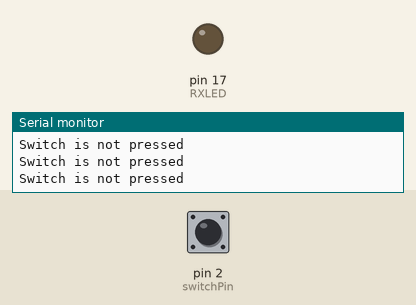
This sketch was run on a simulated Arduino Leonardo, built with avr-gcc and run on an emulated ATmega32U4. Shown: output pins drawn as LEDs (lit = HIGH), the last lines printed to the serial monitor. The test bench sets the inputs (shaded band); at power-on: pin 2 (switchPin) HIGH. USB keyboard and mouse output is not drawn.

Above: at 1.2 s.
1.3 s: pin 2 (switchPin) pulled LOW for 3.2 s
At 4.7 s:
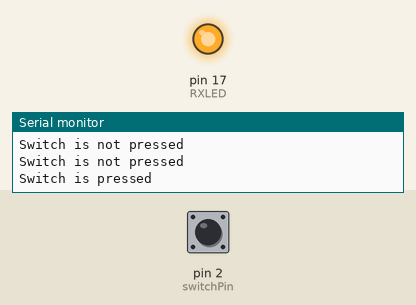
Timing chart, 0 to 6.4 s (numbered marks = the images above; inputs shaded):
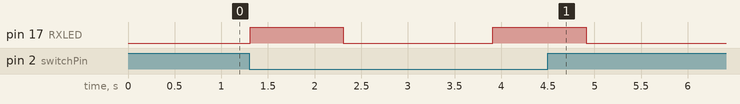

The sketch:

redbutton.ino
```cpp
#include <Keyboard.h>

const int switchPin = 2; // Define the pin connected to the switch
int switchState = 0;
int RXLED = 17;  // The RX LED has a defined Arduino pin

int counter = 0;

bool ctrlPressed = false;

void setup() {

  Serial.begin(9600); //This pipes to the serial monitor
  Serial.println("Initialize Serial Monitor");

  // Initialize keyboard emulation
  Keyboard.begin();

  pinMode(switchPin, INPUT_PULLUP); // Use internal pull-up resistor
  pinMode(RXLED, OUTPUT);  // Set RX LED as an output
}

void loop() {
  switchState = digitalRead(switchPin); // Read the state of the switch
  if (switchState == LOW) {
      digitalWrite(RXLED, HIGH);   // set the RX LED ON
      delay(1000);              // wait for a second
      digitalWrite(RXLED, LOW);
      Serial.println("Switch is pressed");
      performShortcuts();
  } else {
      Serial.println("Switch is not pressed");
  }
  delay(100); // Small delay for debouncing
}

// Function to emulate the shortcut actions
void performShortcuts() {
  counter++;
  if (counter == 5) {
    showCats();
    counter = 0;
  } else{
  // Focus on the address bar (Ctrl + L)
    Keyboard.press(KEY_LEFT_CTRL);
    Keyboard.press('l');
    delay(100);
    Keyboard.releaseAll();

    // Copy address bar content (Ctrl + C)
    Keyboard.press(KEY_LEFT_CTRL);
    Keyboard.press('c');
    delay(100);
    Keyboard.releaseAll();

    // Switch to the first tab (Alt + 1)
    Keyboard.press(KEY_LEFT_ALT);
    Keyboard.press(KEY_TAB);
    delay(100);
    Keyboard.releaseAll();

    delay(1000);
    // Paste content (Ctrl + V)
    Keyboard.press(KEY_LEFT_CTRL);
    Keyboard.press('v');
    delay(100);
    Keyboard.releaseAll();

    // Press Enter
    Keyboard.press(KEY_RETURN);
    delay(100);
    Keyboard.releaseAll();
  }
}

void showCats() {
   // open new tab
    Keyboard.press(KEY_LEFT_CTRL); // Press Control (for Windows/Linux)
    Keyboard.press('t');           // Press 'T'
    delay(100);
    Keyboard.releaseAll();
    delay(500); // Wait for the new tab to open

    // Type the URL
    Keyboard.print("https://thesecatsdonotexist.com/");
    delay(500);
    Keyboard.press(KEY_RETURN); // Press Enter
    Keyboard.release(KEY_RETURN);
}
```

Measured:
- after the input at 1.3 s, pin 17 (RXLED): alternates HIGH for 1.0 s and LOW for 1.6 s, 4 changes in all, then stays LOW, starting at once
